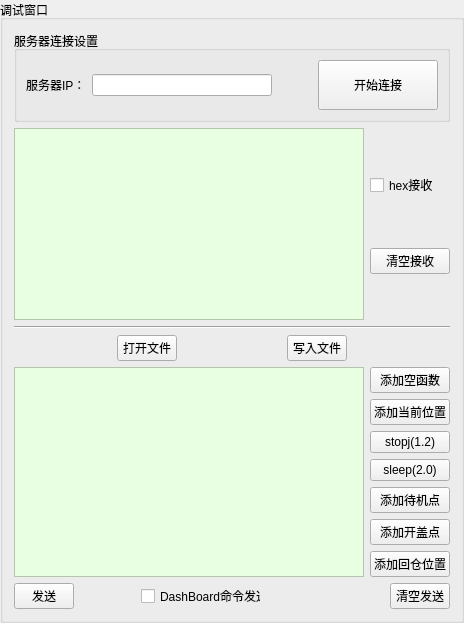
       <widget class="QGroupBox" name="groupBox_2">
        <property name="title">
         <string>调试窗口</string>
        </property>
        <layout class="QVBoxLayout" name="verticalLayout">
         <item>
          <widget class="QGroupBox" name="groupBox">
           <property name="title">
            <string>服务器连接设置</string>
           </property>
           <layout class="QHBoxLayout" name="horizontalLayout">
            <item>
             <widget class="QLabel" name="label">
              <property name="maximumSize">
               <size>
                <width>80</width>
                <height>16777215</height>
               </size>
              </property>
              <property name="text">
               <string>服务器IP：</string>
              </property>
             </widget>
            </item>
            <item>
             <widget class="QLineEdit" name="serverIp">
              <property name="minimumSize">
               <size>
                <width>180</width>
                <height>0</height>
               </size>
              </property>
              <property name="maximumSize">
               <size>
                <width>150</width>
                <height>16777215</height>
               </size>
              </property>
             </widget>
            </item>
            <item>
             <spacer name="horizontalSpacer_2">
              <property name="orientation">
               <enum>Qt::Horizontal</enum>
              </property>
              <property name="sizeHint" stdset="0">
               <size>
                <width>40</width>
                <height>20</height>
               </size>
              </property>
             </spacer>
            </item>
            <item>
             <widget class="QPushButton" name="connectBtn">
              <property name="minimumSize">
               <size>
                <width>120</width>
                <height>50</height>
               </size>
              </property>
              <property name="maximumSize">
               <size>
                <width>60</width>
                <height>16777215</height>
               </size>
              </property>
              <property name="text">
               <string>开始连接</string>
              </property>
             </widget>
            </item>
           </layout>
          </widget>
         </item>
         <item>
          <layout class="QHBoxLayout" name="horizontalLayout_7">
           <item>
            <widget class="QTextBrowser" name="textRecvdata">
             <property name="maximumSize">
              <size>
               <width>1000</width>
               <height>200</height>
              </size>
             </property>
             <property name="styleSheet">
              <string notr="true">background-color: rgb(233, 255, 226);</string>
             </property>
            </widget>
           </item>
           <item>
            <layout class="QVBoxLayout" name="verticalLayout_11">
             <item>
              <widget class="QCheckBox" name="recvAsHex">
               <property name="maximumSize">
                <size>
                 <width>100</width>
                 <height>16777215</height>
                </size>
               </property>
               <property name="text">
                <string>hex接收</string>
               </property>
              </widget>
             </item>
             <item>
              <widget class="QPushButton" name="clearRecvBtn">
               <property name="maximumSize">
                <size>
                 <width>100</width>
                 <height>16777215</height>
                </size>
               </property>
               <property name="text">
                <string>清空接收</string>
               </property>
              </widget>
             </item>
            </layout>
           </item>
          </layout>
         </item>
         <item>
          <widget class="Line" name="line_3">
           <property name="orientation">
            <enum>Qt::Horizontal</enum>
           </property>
          </widget>
         </item>
         <item>
          <layout class="QHBoxLayout" name="horizontalLayout_5">
           <item>
            <spacer name="horizontalSpacer_29">
             <property name="orientation">
              <enum>Qt::Horizontal</enum>
             </property>
             <property name="sizeHint" stdset="0">
              <size>
               <width>40</width>
               <height>20</height>
              </size>
             </property>
            </spacer>
           </item>
           <item>
            <widget class="QPushButton" name="openFileBtn">
             <property name="maximumSize">
              <size>
               <width>60</width>
               <height>16777215</height>
              </size>
             </property>
             <property name="text">
              <string>打开文件</string>
             </property>
            </widget>
           </item>
           <item>
            <spacer name="horizontalSpacer_24">
             <property name="orientation">
              <enum>Qt::Horizontal</enum>
             </property>
             <property name="sizeHint" stdset="0">
              <size>
               <width>40</width>
               <height>20</height>
              </size>
             </property>
            </spacer>
           </item>
           <item>
            <widget class="QPushButton" name="writeToFileBtn">
             <property name="maximumSize">
              <size>
               <width>60</width>
               <height>16777215</height>
              </size>
             </property>
             <property name="text">
              <string>写入文件</string>
             </property>
            </widget>
           </item>
           <item>
            <spacer name="horizontalSpacer_27">
             <property name="orientation">
              <enum>Qt::Horizontal</enum>
             </property>
             <property name="sizeHint" stdset="0">
              <size>
               <width>40</width>
               <height>20</height>
              </size>
             </property>
            </spacer>
           </item>
          </layout>
         </item>
         <item>
          <layout class="QHBoxLayout" name="horizontalLayout_28">
           <item>
            <widget class="QTextEdit" name="textSenddata">
             <property name="maximumSize">
              <size>
               <width>1000</width>
               <height>16777215</height>
              </size>
             </property>
             <property name="styleSheet">
              <string notr="true">background-color: rgb(233, 255, 226);</string>
             </property>
            </widget>
           </item>
           <item>
            <layout class="QVBoxLayout" name="verticalLayout_6">
             <item>
              <widget class="QPushButton" name="addEmptyFunctionBtn">
               <property name="text">
                <string>添加空函数</string>
               </property>
              </widget>
             </item>
             <item>
              <widget class="QPushButton" name="addCurrentPositionBtn">
               <property name="text">
                <string>添加当前位置</string>
               </property>
              </widget>
             </item>
             <item>
              <widget class="QPushButton" name="addStopFunctionBtn">
               <property name="text">
                <string>stopj(1.2)</string>
               </property>
              </widget>
             </item>
             <item>
              <widget class="QPushButton" name="addSleepFunctionBtn">
               <property name="text">
                <string>sleep(2.0)</string>
               </property>
              </widget>
             </item>
             <item>
              <widget class="QPushButton" name="addWaitPositionBtn">
               <property name="text">
                <string>添加待机点</string>
               </property>
              </widget>
             </item>
             <item>
              <widget class="QPushButton" name="addUncoverPositionBtn">
               <property name="text">
                <string>添加开盖点</string>
               </property>
              </widget>
             </item>
             <item>
              <widget class="QPushButton" name="addToHomeFunctionBtn">
               <property name="text">
                <string>添加回仓位置</string>
               </property>
              </widget>
             </item>
            </layout>
           </item>
          </layout>
         </item>
         <item>
          <layout class="QHBoxLayout" name="horizontalLayout_3">
           <item>
            <widget class="QPushButton" name="sendBtn">
             <property name="maximumSize">
              <size>
               <width>60</width>
               <height>16777215</height>
              </size>
             </property>
             <property name="text">
              <string>发送</string>
             </property>
            </widget>
           </item>
           <item>
            <spacer name="horizontalSpacer_23">
             <property name="orientation">
              <enum>Qt::Horizontal</enum>
             </property>
             <property name="sizeHint" stdset="0">
              <size>
               <width>40</width>
               <height>20</height>
              </size>
             </property>
            </spacer>
           </item>
           <item>
            <widget class="QCheckBox" name="dashBoard">
             <property name="maximumSize">
              <size>
               <width>120</width>
               <height>16777215</height>
              </size>
             </property>
             <property name="text">
              <string>DashBoard命令发送</string>
             </property>
            </widget>
           </item>
           <item>
            <spacer name="horizontalSpacer_12">
             <property name="orientation">
              <enum>Qt::Horizontal</enum>
             </property>
             <property name="sizeHint" stdset="0">
              <size>
               <width>40</width>
               <height>20</height>
              </size>
             </property>
            </spacer>
           </item>
           <item>
            <spacer name="horizontalSpacer_9">
             <property name="orientation">
              <enum>Qt::Horizontal</enum>
             </property>
             <property name="sizeHint" stdset="0">
              <size>
               <width>40</width>
               <height>20</height>
              </size>
             </property>
            </spacer>
           </item>
           <item>
            <widget class="QPushButton" name="clearSendBtn">
             <property name="maximumSize">
              <size>
               <width>60</width>
               <height>16777215</height>
              </size>
             </property>
             <property name="text">
              <string>清空发送</string>
             </property>
            </widget>
           </item>
          </layout>
         </item>
        </layout>
       </widget>
